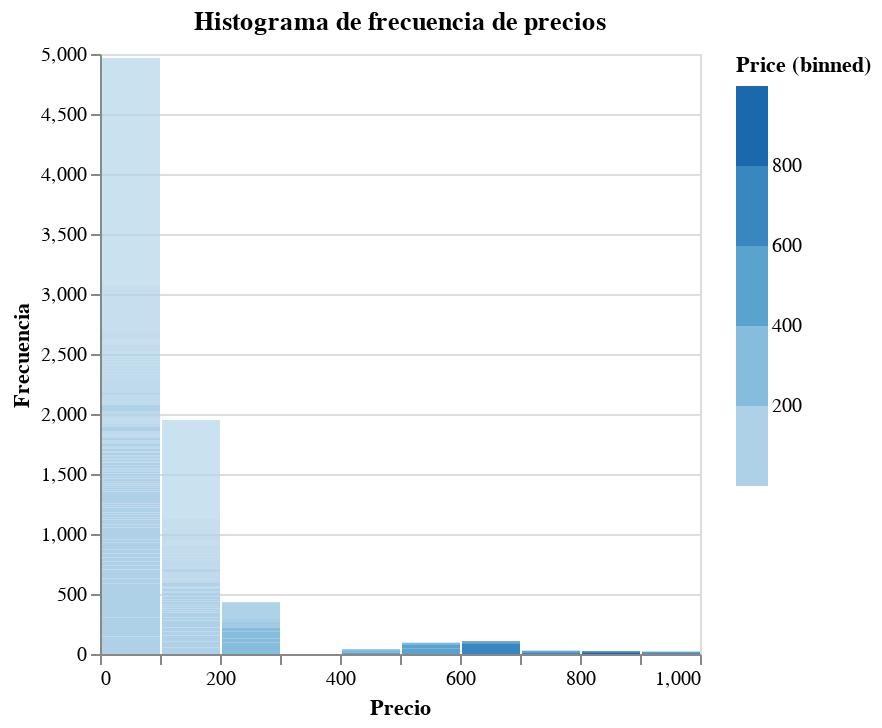

The notebook cell saved with this chart:
### Code cell
# price, histogram
alt.Chart(source).mark_bar().encode(
    alt.X('Price', bin=True, title="Precio"),
    alt.Y('Frequency', title="Frecuencia"),
    alt.Color('Price', bin=True),
    tooltip=['Price', 'Frequency']
).properties(title="Histograma de frecuencia de precios")

### Figure 1 — Vega-Lite specification as saved in the notebook (floating-point values rounded to 4 significant figures; data arrays with more than 128 entries replaced by an {"elided": "..."} marker saying what was removed)
{"config": {"view": {"continuousWidth": 300, "continuousHeight": 300}}, "data": {"name": "data-a609e6a651a9fbd31ef9578b9d426539"}, "mark": {"type": "bar"}, "encoding": {"color": {"bin": true, "field": "Price", "type": "quantitative"}, "tooltip": [{"field": "Price", "type": "quantitative"}, {"field": "Frequency", "type": "quantitative"}], "x": {"bin": true, "field": "Price", "title": "Precio", "type": "quantitative"}, "y": {"field": "Frequency", "title": "Frecuencia", "type": "quantitative"}}, "title": "Histograma de frecuencia de precios", "$schema": "https://vega.github.io/schema/vega-lite/v5.20.1.json", "datasets": {"data-a609e6a651a9fbd31ef9578b9d426539": {"elided": "2988 records"}}}
